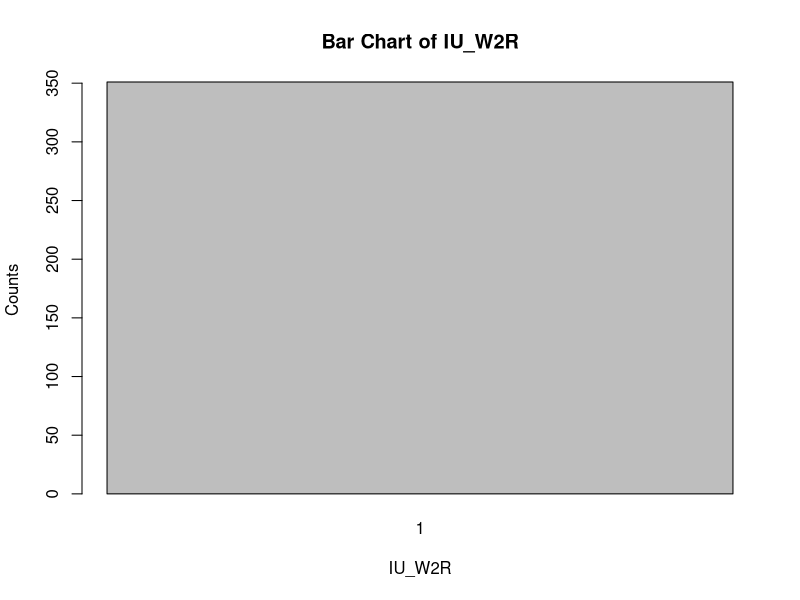
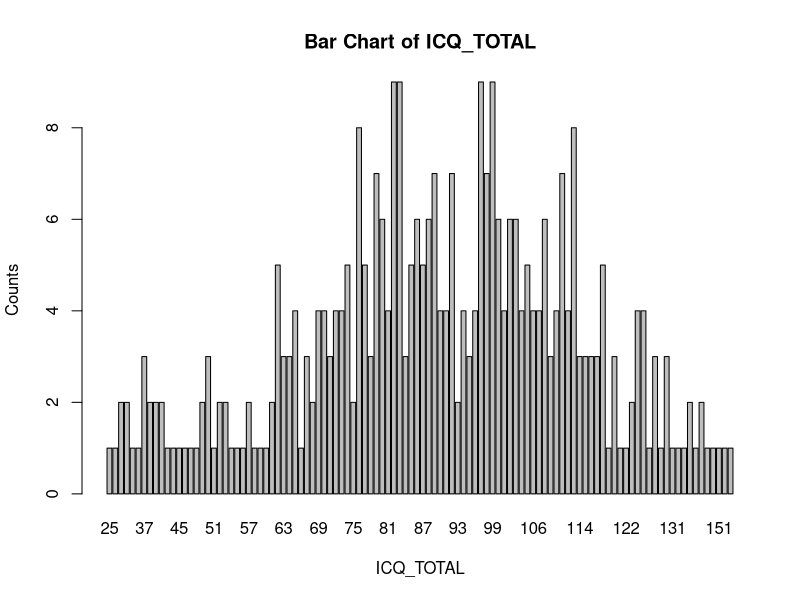
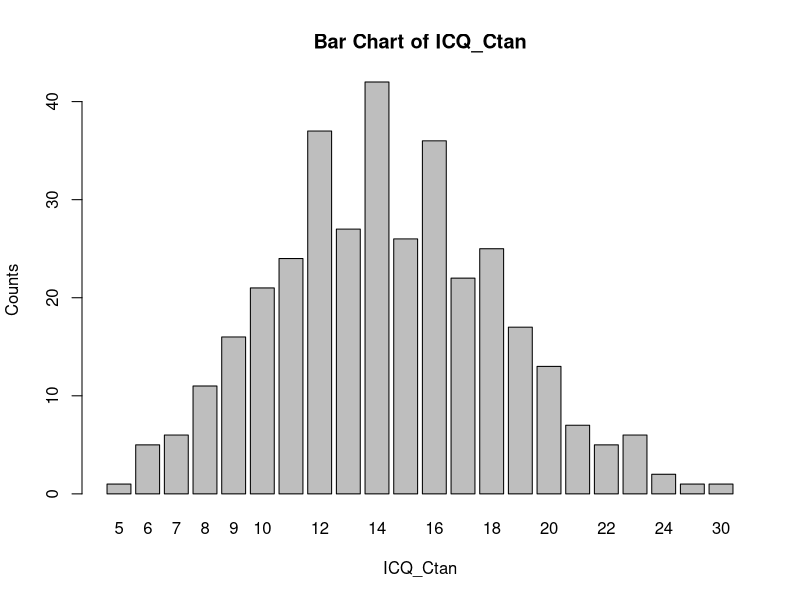
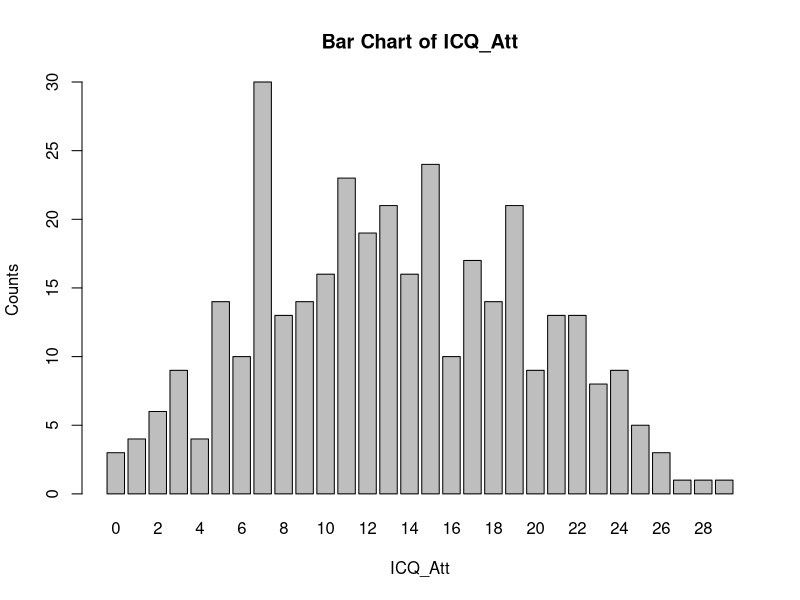
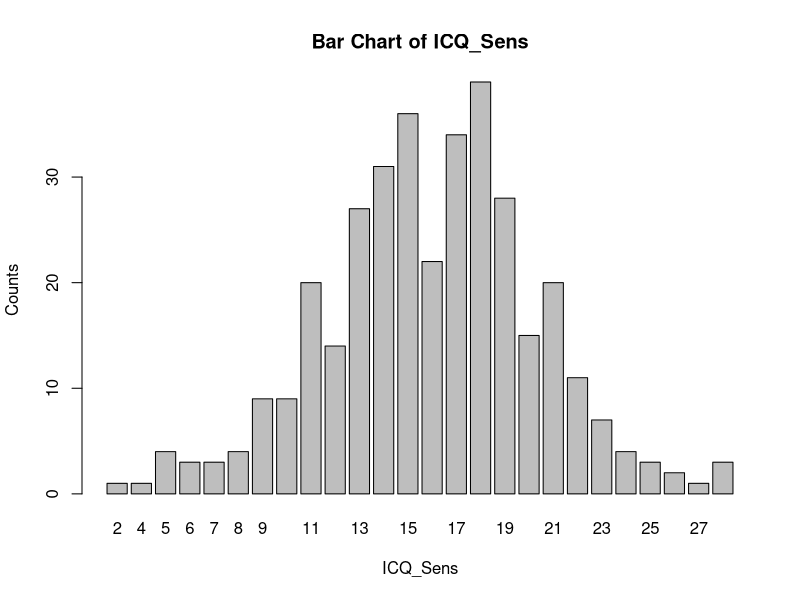
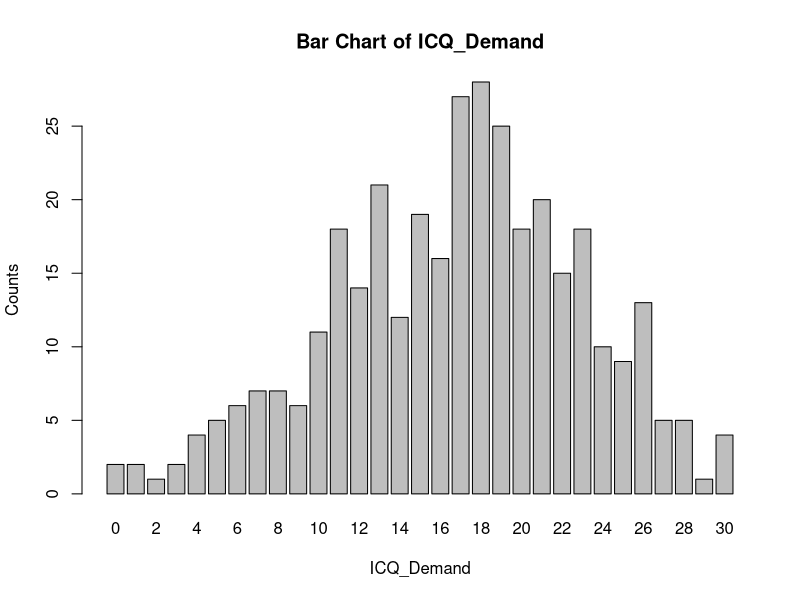
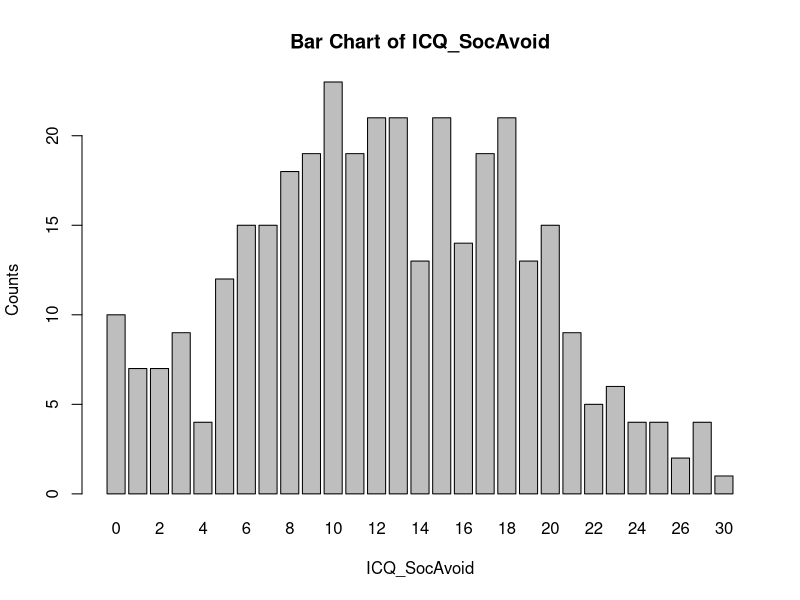
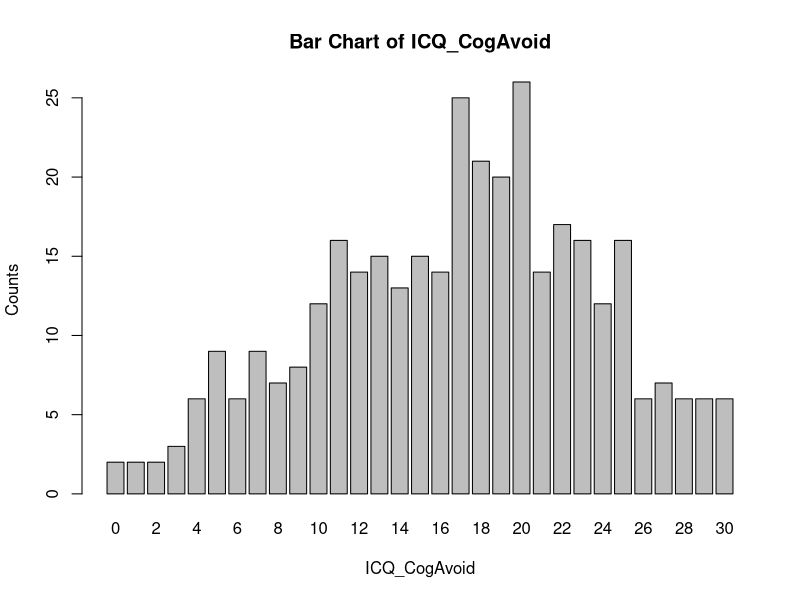

Write the R code that produced these figures, in order. (Note: this script raises an error after producing the figures.)

#https://osf.io/kwf4e/

getwd()
setwd("C:/Users/buozuer/OneDrive - Microsoft/Documents 1/Stats Replication")

df <- read.csv("deidentified_responses.csv")
View(df)
str(df)

summary(df)

#This is a replacement neededed for the intial descriptive analysis
#One of the problem with the following variables is they're not clearly defined in the 
#article or suplimentary documents
#I needed to play with the data to discover the following transformation methods


df$YDQ.1[df$YDQ.1 == 2] <- 0
df$YDQ.2[df$YDQ.2 == 2] <- 0 
df$YDQ.3[df$YDQ.3 == 2] <- 0
df$YDQ.4[df$YDQ.4 == 2] <- 0 
df$YDQ.5[df$YDQ.5 == 2] <- 0
df$YDQ.6[df$YDQ.6 == 2] <- 0 
df$YDQ.7[df$YDQ.7 == 2] <- 0
df$YDQ.8[df$YDQ.8 == 2] <- 0 


df$ICQ_Ctan <- (df$ICQ_01_t-1)+(df$ICQ_07_t-1)+(df$ICQ_13_t-1)+(df$ICQ_19_t-1)+(df$ICQ_25_t-1)
df$ICQ_Att <- (df$ICQ_02_a-1)+(df$ICQ_08_a-1)+(df$ICQ_14_a-1)+(df$ICQ_20_a-1)+(df$ICQ_26_a-1)
df$ICQ_Sens <- (df$ICQ_03_se-1)+(df$ICQ_09_se-1)+(df$ICQ_15_se-1)+(df$ICQ_21_se-1)+(df$ICQ_27_se-1)
df$ICQ_Demand <- (df$ICQ_04_d-1)+(df$ICQ_10_d-1)+(df$ICQ_16_d-1)+(df$ICQ_22_d-1)+(df$ICQ_28_d-1)
df$ICQ_SocAvoid <- (df$ICQ_05_so-1)+(df$ICQ_11_so-1)+(df$ICQ_17_so-1)+(df$ICQ_23_so-1)+(df$ICQ_29_so-1)
df$ICQ_CogAvoid <- (df$ICQ_06_c-1)+(df$ICQ_12_c-1)+(df$ICQ_18_c-1)+(df$ICQ_24_c-1)+(df$ICQ_30_c-1)
df$ICQ_TOTAL <- df$ICQ_Ctan+df$ICQ_Att+df$ICQ_Sens+df$ICQ_Demand+df$ICQ_SocAvoid+df$ICQ_CogAvoid
df$YDQ <- df$YDQ.1+df$YDQ.2+df$YDQ.3+df$YDQ.4+df$YDQ.5+df$YDQ.6+df$YDQ.7+df$YDQ.8

# Create a new attribute "YDQ_bin" based on the condition df$YDQ >= 5  
df$YDQ_bin <- ifelse(df$YDQ >= 5, 1, 0)

# Internet usage label was needed to perform Levene's test

df$IU_W2R_F <- ifelse(df$IU_W2R == 1, "Y", "N") 

# Created a new data frame with the condition IU_W2R = 1  
df1 <- df[df$IU_W2R == 1, c("IU_W2R", "ICQ_TOTAL", "ICQ_Ctan", "ICQ_Att", "ICQ_Sens", "ICQ_Demand", "ICQ_SocAvoid", "ICQ_CogAvoid", "YDQ", "YDQ_bin", "IU_W2R_F")]  

# Created a new data frame with the condition IU_W2R = 2  
df2 <- df[df$IU_W2R == 2, c("IU_W2R", "ICQ_TOTAL", "ICQ_Ctan", "ICQ_Att", "ICQ_Sens", "ICQ_Demand", "ICQ_SocAvoid", "ICQ_CogAvoid", "YDQ", "YDQ_bin", "IU_W2R_F")]  


summary(df1)
summary(df2)

# Created a new data frame for the alternative glm model 
dfglm <- df[c("IU_W2R", "ICQ_TOTAL", "ICQ_Ctan", "ICQ_Att", "ICQ_Sens", "ICQ_Demand", "ICQ_SocAvoid", "ICQ_CogAvoid", "YDQ", "YDQ_bin")]  
dfglm$IU_W2R[df$IU_W2R == 2] <- 0
summary(dfglm)


#Descriptive Statistics(ICQP_W2R_jasp_output.pdf page 1 replication)

# Calculate descriptive statistics for each variable  
statistics <- apply(df1, 2, function(x) {  
  c(Valid = sum(!is.na(x)),  
    Missing = sum(is.na(x)),  
    Mean = mean(x, na.rm = TRUE),  
    StdDev = sd(x, na.rm = TRUE),  
    Minimum = min(x, na.rm = TRUE),  
    Maximum = max(x, na.rm = TRUE))  
})  


 
statistics <- as.data.frame(statistics)  

# Descriptive Statistics in Page 1   
print(statistics)  


#Distribution Plots (ICQP_W2R_jasp_output.pdf page 2 - 5 replication)

#names of attributes in df1  
attr_names <- names(df1)  


# Generate bar charts for all attributes in df1
for (attr in attr_names) {  
  barplot(table(df1[[attr]]), main = paste("Bar Chart of", attr), xlab = attr, ylab = "Counts")  
}  

# Generate bar charts for all attributes in df2 
for (attr in attr_names) {  
  barplot(table(df2[[attr]]), main = paste("Bar Chart of", attr), xlab = attr, ylab = "Counts")  
}  


#Boxplots (ICQP_W2R_jasp_output.pdf page 6-7 replication) 


#plot against IU_W2R

variable <- "IU_W2R"  

# Scatter plots for df1 againist "IU_W2R"
for (attr in attr_names) {  
  if (attr != variable) {  
    plot(df1[[variable]], df1[[attr]] , main = paste("Scatter Plot of", variable, "vs", attr), xlab = variable, ylab = attr)  
  }  
}  


# Scatter plots for df2 againist "IU_W2R"
for (attr in attr_names) {  
  if (attr != variable) {  
    plot(df2[[variable]], df2[[attr]] , main = paste("Scatter Plot of", variable, "vs", attr), xlab = variable, ylab = attr)  
  }  
}  


#Q-Q Plots (ICQP_W2R_jasp_output.pdf page 8 replication)


# Standardized individual residuals  
residuals <- rstandard(lm(ICQ_Ctan ~ 1, data = df1))  

# Q-Q plot generation 
qqplot(qnorm(ppoints(length(residuals))), residuals, main = "Q-Q Plot of ICQ_TOTAL",  xlab = "Theoretical Quantiles", ylab = "Standardized Residuals")  

# Fitted line  
qqline(residuals, distribution = qnorm, col = "red")  

#In the article correlation mentioned as 0.39 but actually there is a negative 
#correlation between IU_W2R and YDQ. However, ICQP_W2R_jasp_output.pdf file page 12 
#shows the correct correlations

correlation <- cor(df$IU_W2R, df$YDQ, method = "spearman")  
print(correlation) 

#Correlation Table

# Install necessary packages
install.packages("psych")  
library(psych)  

# Pearson's correlation  
pearson_cor <- cor.test(df$IU_W2R, df$YDQ, method = "pearson")  
pearson_r <- pearson_cor$estimate  
pearson_p_value <- pearson_cor$p.value  
pearson_ci <- corr.test(df$IU_W2R, df$YDQ, method = "pearson")$ci  

# Spearman's correlation  
spearman_cor <- cor.test(df$IU_W2R, df$YDQ, method = "spearman")  
spearman_rho <- spearman_cor$estimate  
spearman_p_value <- spearman_cor$p.value  
spearman_ci <- corr.test(df$IU_W2R, df$YDQ, method = "spearman")$ci  

# Print the results  
print("Pearson's correlation:")  
print(pearson_r)  
print("p-value:")  
print(pearson_p_value)  
print("Upper 95% CI:")  
print(pearson_ci[1,2])  
print("Lower 95% CI:")  
print(pearson_ci[1,1])  

print("Spearman's correlation:")  
print(spearman_rho)  
print("p-value:")  
print(spearman_p_value)  
print("Upper 95% CI:")  
print(spearman_ci[1,2])  
print("Lower 95% CI:")  
print(spearman_ci[1,1])  

# Chi-Square Hypothesis 1 (ICQP_W2R_jasp_output.pdf page 13 replication) 

# Contingency table  
contingency_table <- table(df$YDQ_bin, df$IU_W2R)  

# chi-squared test  
chi_squared <- chisq.test(contingency_table)  
 
print(chi_squared)  

# Create a contingency table  
contingency_table <- table(df$YDQ_bin, df$IU_W2R)  

# Perform the chi-squared test  
chi_squared <- chisq.test(contingency_table)  
chi_squared_corrected <- chisq.test(contingency_table, correct = TRUE)  
likelihood_ratio <- chisq.test(contingency_table, correct = FALSE, simulate.p.value = TRUE, B = 10000)  

# Print the test statistics, degrees of freedom, p-values, and estimated p-values  
print("Chi-squared Test:")  
print(chi_squared$statistic)  
print(chi_squared$parameter)  
print(chi_squared$p.value)  
print(chi_squared$expected)  

print("Chi-squared Test (with continuity correction):")  
print(chi_squared_corrected$statistic)  
print(chi_squared_corrected$parameter)  
print(chi_squared_corrected$p.value)  
print(chi_squared_corrected$expected)  

print("Likelihood Ratio Test:")  
print(likelihood_ratio$statistic)  
print(likelihood_ratio$parameter)  
print(likelihood_ratio$p.value)  
print(likelihood_ratio$estimate)  


# Calculate the probabilities  
p1 <- contingency_table[1, 1] / sum(contingency_table[1, ])  
p2 <- contingency_table[2, 1] / sum(contingency_table[2, ])  

# Calculate the log odds ratio  
log_odds_ratio <- log(p1 / (1 - p1)) - log(p2 / (1 - p2))  

# Print the log odds ratio  
print(log_odds_ratio)  


# Fisher's exact test (ICQP_W2R_jasp_output.pdf page 13 replication) 
fisher_test <- fisher.test(contingency_table)

# Print the results  
print(fisher_test) 

# Extract the odds ratio from Fisher's test result  
odds_ratio <- fisher_test$estimate  

# Calculate the log odds ratio  
log_odds_ratio <- log(odds_ratio)  

# Print the log odds ratio  
print(log_odds_ratio)  


#The following coefficient calculations don't match with the calcupations showcased in the 
#ICQP_W2R_jasp_output.pdf page 13 Nominal table

# Calculate the contingency coefficient  
contingency_coefficient <- sqrt(chisq.test(contingency_table)$statistic / (sum(contingency_table) + chisq.test(contingency_table)$statistic))  

# Calculate Phi-coefficient  
phi_coefficient <- sqrt(chisq.test(contingency_table)$statistic / sum(contingency_table))  

# Calculate Cramer's V  
cramers_v <- sqrt(chisq.test(contingency_table)$statistic / (sum(contingency_table) * min(nrow(contingency_table) - 1, ncol(contingency_table) - 1)))  

# Print the results  
print(paste("Contingency Coefficient:", contingency_coefficient))  
print(paste("Phi-coefficient:", phi_coefficient))  
print(paste("Cramer's V:", cramers_v))  


#Independent Samples T-Test Hypothesis 2 ICQP_W2R_jasp_output.pdf page 14 replication
#in the article it is mentioned that two sided t test had been applied
#results are different due to lack of information given

# Perform two-tailed Student's t-test  
t_test <- t.test(df$ICQ_TOTAL, mu = 0, alternative = "two.sided")  

# Calculate Vovk-Sellke Maximum p-Ratio  
p_value <- t_test$p.value  
maximum_p_ratio <- 1 / (-exp(1) * p_value * log(p_value))  

# Print the results  
print(t_test)  
 


# Perform Shapiro-Wilk test of normality  (ICQP_W2R_jasp_output.pdf page 14 replication) 
shapiro_test <- shapiro.test(df1$ICQ_TOTAL)  

# Print the results  
print(shapiro_test)  

# Perform Shapiro-Wilk test of normality  (ICQP_W2R_jasp_output.pdf page 14 replication) 
shapiro_test <- shapiro.test(df2$ICQ_TOTAL)  

# Print the results  
print(shapiro_test) 





#As an alternative analysis, I wanted to generate a logistic regression model to see 
#the impact of all the other variables on wanted the reduce internet use

# Set the seed 
set.seed(123)  

# Split the data into train and test sets  - changed the split percentage multiple times
#to build the best performer glm model

train_indices <- sample(1:nrow(dfglm), nrow(dfglm) * 0.7)  
train_set <- dfglm[train_indices, ]  
test_set <- dfglm[-train_indices, ]  


# Build the logistic regression model 
model <- glm(IU_W2R ~ ICQ_TOTAL + ICQ_Ctan + ICQ_Att + ICQ_Sens + ICQ_Demand + ICQ_SocAvoid + ICQ_CogAvoid + YDQ + YDQ_bin, data = train_set, family = binomial)  

# View the model summary  
summary(model)  


# Install and load the pROC package  
install.packages("pROC")  
library(pROC)  


# Predict the probabilities using the logistic regression model on the test set  
predicted_probs <- predict(model, newdata = test_set, type = "response")  

# Create a roc object using the predicted probabilities and the actual target variable from the test set  
roc_obj <- roc(test_set$IU_W2R, predicted_probs)  

# Plot the ROC curve  
plot(roc_obj, main = "ROC Curve", xlab = "False Positive Rate", ylab = "True Positive Rate")  

# Calculate the AUC  
auc <- auc(roc_obj)  
print(paste("AUC:", auc))  

# Predict the class labels using the logistic regression model on the test set  and labeled them
predicted_labels <- ifelse(predict(model, newdata = test_set, type = "response") > 0.5, 1, 0)  

# Create a confusion matrix  
confusion_matrix <- table(test_set$IU_W2R, predicted_labels)  

# Print confusion matrix  
print(confusion_matrix)  
